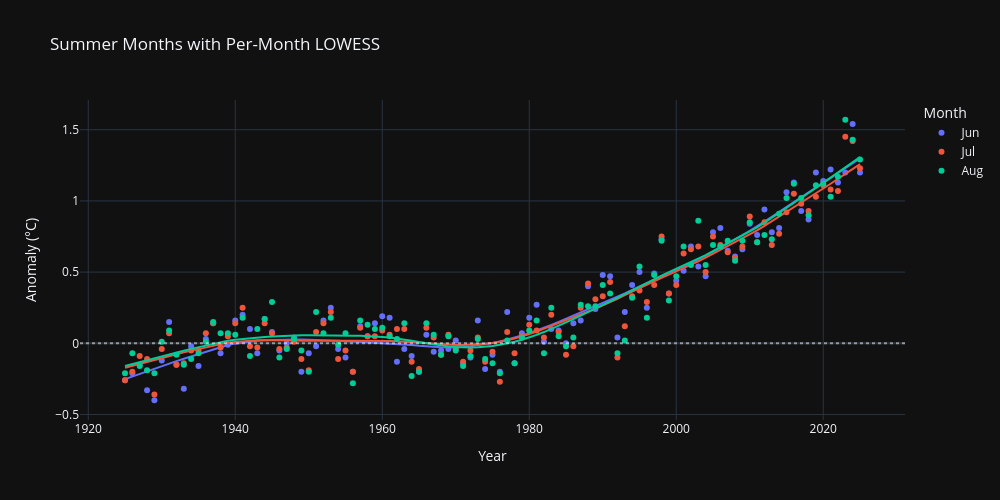

Here is the notebook cell this chart was saved with:
### Code cell
monthly = summer.melt(id_vars="Year", value_vars=["Jun", "Jul", "Aug"],
                      var_name="Month", value_name="Anomaly")
fig3 = px.scatter(
    monthly,
    x="Year", y="Anomaly", color="Month",
    trendline="lowess",
    trendline_options=dict(frac=0.3),
    title="Summer Months with Per-Month LOWESS",
    labels={"Anomaly": "Anomaly (°C)"},
)
fig3.add_hline(y=0, line_dash="dot", line_color="white", opacity=0.5)
fig3.show()
